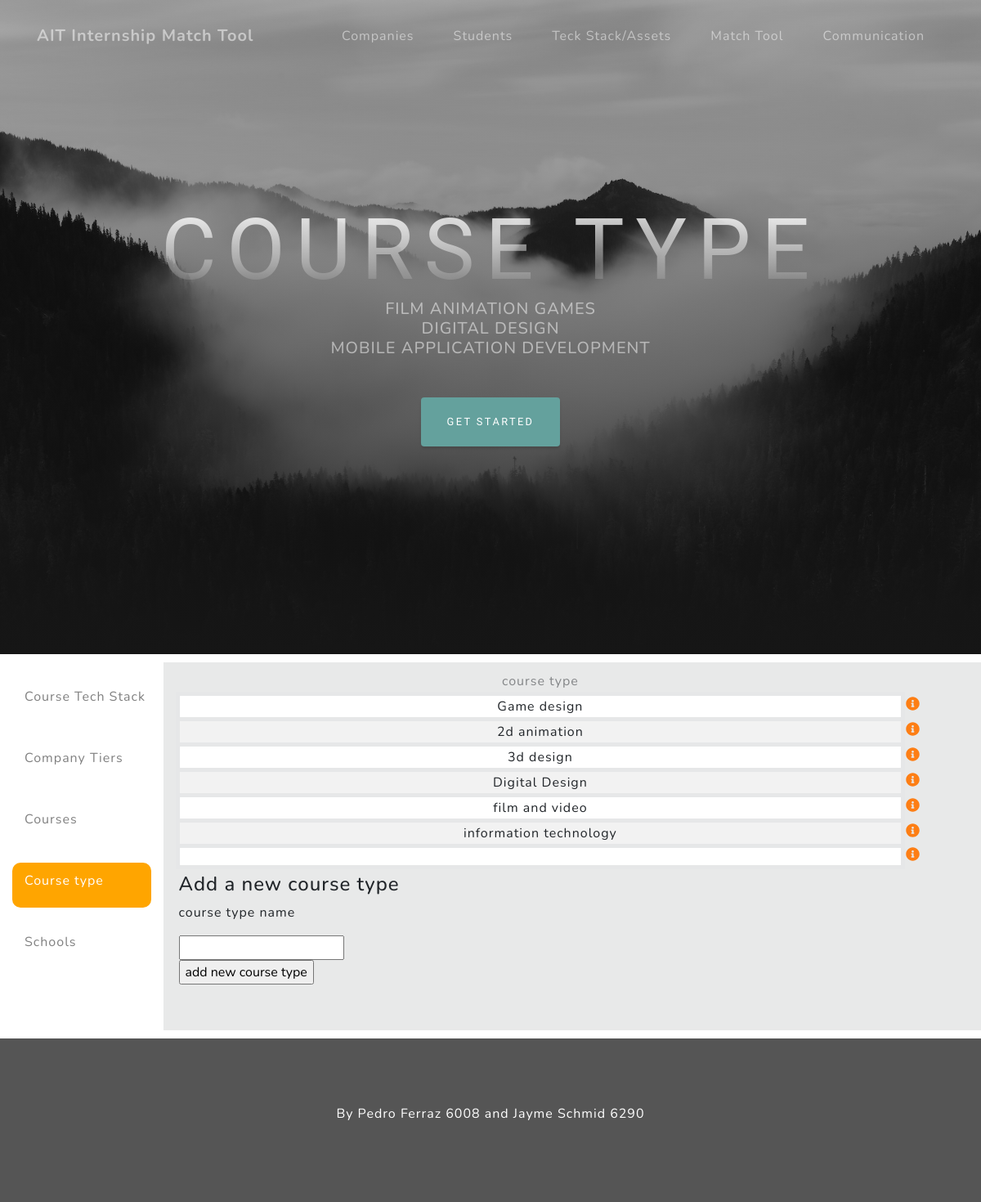
Page /Enrollments_course_type.php on the committed database.
### tables this page shows
CREATE TABLE `coursetypes` (
  `courseType` varchar(300) NOT NULL
);

### Enrollments_course_type.php (the view, shortened to what this page needs)
<?php
if (session_id() == '' || !isset($_SESSION)) {
    $servername = "localhost";
$username = "root";
$password = "";
$dbname = "internshipdatabase";
    try{
    $conn = new mysqli($servername, $username, $password, $dbname);
$sql = "SELECT company_id,company_name,contact_person,website,description,tier_rate,notes,TypeOfCompany FROM company";
}
    catch(PDOException $e){
    echo $sql . "<br>" . $e->getMessage();
}
}
 else {
    echo "0 results";
}
?>
<!DOCTYPE html>
<html lang="en">
<head>
  <link rel="stylesheet" href="https://maxcdn.bootstrapcdn.com/bootstrap/4.3.1/css/bootstrap.min.css">
  <link rel="stylesheet" type="text/css" href="Styles.css">
  <link href="vendor/bootstrap/css/bootstrap.min.css" rel="stylesheet">
  <link href="vendor/fontawesome-free/css/all.min.css" rel="stylesheet">
  <link href="css/grayscale.min.css" rel="stylesheet">
</head>
<body>
<?php include('navigation.php'); ?>
      <header class="masthead">
    <div class="container d-flex h-100 align-items-center">
      <div class="mx-auto text-center">
        <h1 class="mx-auto my-0 text-uppercase">Course type</h1>
        <h2 class="text-white-50 mx-auto mt-2 mb-5">FILM ANIMATION GAMES<br>DIGITAL DESIGN <br>MOBILE APPLICATION DEVELOPMENT</h2>
        <a href="#about" class="btn btn-primary js-scroll-trigger">Get Started</a>
      </div>
    </div>
  </header>
<div class="container-fluid text-center">
  <div class="row content">
    <div class="col-sm-2 sidenav">
      <a class="text" href="Enrollments.php">
        <div class="well2" >
     <p class="t2">Course Tech Stack</p>
      </div>
       </a>
        <a class="text" href="Enrollments_comp.php">
                    <div class="well2">
                        <p class="t2">Company Tiers </p>
                    </div>
                </a>
          <a class="text" href="Enrollments_courses.php">
                    <div class="well2" >
                        <p class="t2">Courses</p>
                    </div>
                </a>
         <a class="text" href="Enrollments_course_type.php">
                    <div class="well1" >
                        <p class="t2">Course type</p>
                    </div>
                </a>
         <a class="text" href="Enrollments_schools.php" >
                    <div class="well2" >
                        <p class="t2">Schools</p>
                    </div>
                </a>
    </div>
    <div class="col-sm-10 text-left content">
       <table id="myTable" style="width:100%">
                    <tr class="rowhead">
                        <th class="colhead">course type</th>
                        <th class="colhead"></th>
                    </tr>
                  <?php
    $sql = "SELECT *FROM coursetypes";
$result = $conn->query($sql);
    while($row = $result->fetch_assoc()) {
         ?>
                    <tr  class="info-row">
                        <td class="colhead1"><?php echo $row["courseType"];?>
                        </td>
                        <td>
                            <form action="Companies_details_ap.php" method=post>
                                <input type="image" src=".\images\info-circle-solid.svg" alt="submit" fill="orange" value="More details" width="17" height="17">
                            </form>
                        </td>
                    </tr>
                    <?php } ?>
           <tr>
           <td>
               <h4>Add a new course type</h4>
               <form action="Enrollments_add_course_type_ap.php" method=post>
                               <p>course type name</p>
                                <input type="Text" name="NewCourseType" >
                   <br>
                                <input type="submit" alt="submit" fill="orange" value="add new course type" width="20" height="20">
                            </form>
               </td>
                <td>
               </td>
           </tr>
                </table>
    </div>
  </div>
</div>
 <footer id="sticky-footer" class="footer12">
    <div class="container text-center">
     <P>By Pedro Ferraz 6008 and Jayme Schmid 6290</P>
    </div>
  </footer>
</body>
</html>

### Styles.css (style rules this page uses)
body { font-size: 14px; }
.row.content { height: 450px }
.sidenav { padding-top: 20px; background-color: #f1f1f1; height: 100%; }
footer { background-color: #555; color: white; padding: 15px; }
.footer12 { margin-top: 10px; }
.t2 { padding-top: 5px; padding-left: 10px; }
.well1 { min-height:18px; padding:5px; margin-bottom:20px; text-align:left; background-color:orange; border-radius:10px; color: white; }
.well2 { min-height:18px; padding:5px; margin-bottom:20px; text-align:left; background-color:white; border-radius:10px; color: grey; }
.colhead { text-align: center; color: #848688; font-weight: normal; }
.colhead1, .colhead2 { text-align: center; border-style: solid; border-color: #E6E7E8; border-width: 5px; }
tr:nth-child(even) .colhead1 { background-color: white; }
tr:nth-child(odd) .colhead1 { background-color: #f2f2f2; }
.content { background-color: #e8e9e9; margin-top: 10px; }
.sidenav { background-color: white; }
.text { color: grey; }
h4 { padding-top:3px; }

### rows in the picture
coursetypes: courseType "Game design"
coursetypes: courseType "2d animation"
coursetypes: courseType "3d design"
coursetypes: courseType "Digital Design"
coursetypes: courseType "film and video"
coursetypes: courseType "information technology"
